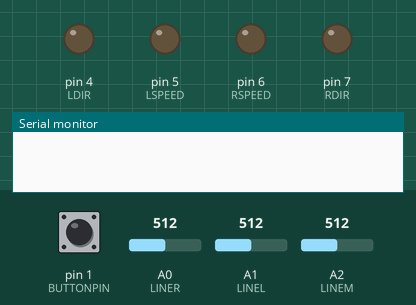
Bench run of a sketch on a simulated Arduino Uno, built with avr-gcc and run on an emulated ATmega328P. Parts: output pins drawn as LEDs (lit = HIGH), the last lines printed to the serial monitor. The inputs (shaded band) are chosen by the test bench; at power-on: pin 1 (BUTTONPIN) HIGH, A0 (LINER) = 512, A2 (LINEM) = 512, A1 (LINEL) = 512.

Above: at 0.8 s.
0.9 s: pin 1 (BUTTONPIN) pulled LOW for 0.15 s
At 2.2 s:
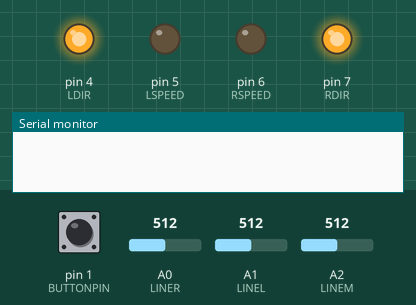
2.5 s: A0 (LINER) set to 983
4.0 s: A0 (LINER) set to 1007
At 5.2 s:
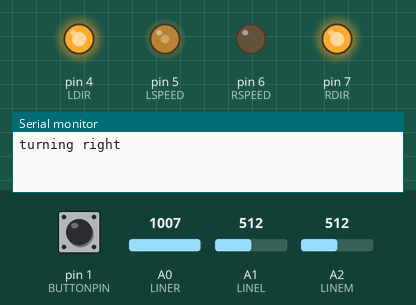
5.5 s: A2 (LINEM) set to 992
7.0 s: A2 (LINEM) set to 1012
At 8.4 s:
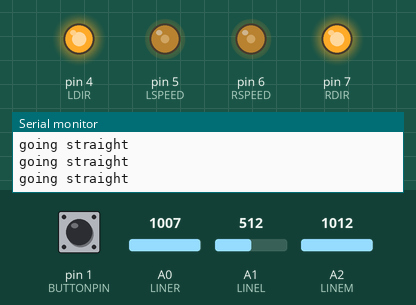
Timing chart, 0 to 9.5 s (numbered marks = the images above; inputs shaded):
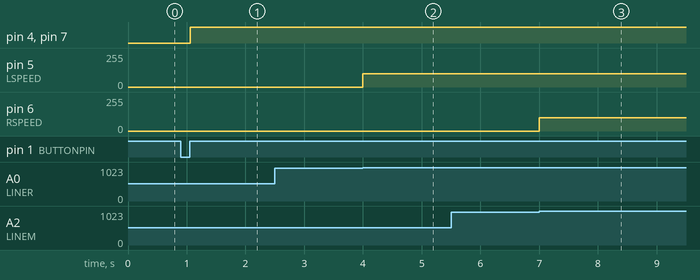

Measured:
- the behaviour switches between 999 and 1000 on A0 (LINER) (found by bisection; images 1 and 2)
- the behaviour switches between 999 and 1000 on A2 (LINEM) (found by bisection; images 2 and 3)
- after the input at 0.9 s, pin 4 (LDIR), pin 7 (RDIR): LOW → HIGH after 0.16 s
- after the input at 2.5 s, every drawn part: stays the same
- after the input at 4.0 s, pin 5 (LSPEED): 0/255 → 100/255 at once
- after the input at 5.5 s, every drawn part: stays the same
- after the input at 7.0 s, pin 6 (RSPEED): 0/255 → 100/255 at once

The sketch:

module_2_pt_2.ino
```cpp
#define LINEL A1
#define LINEM A2
#define LINER A0
#define RSPEED 6
#define RDIR 7
#define LSPEED  5
#define LDIR 4
#define BUTTONPIN 1

void setup() {
  // put your setup code here, to run once:
  pinMode(LINER, INPUT);
  pinMode(LINEM, INPUT);
  pinMode(LINEL, INPUT);

  pinMode(RSPEED, OUTPUT);
  pinMode(RDIR, OUTPUT);
  pinMode(LSPEED, OUTPUT);
  pinMode(LDIR, OUTPUT);

  analogWrite(RSPEED, 0);
  analogWrite(LSPEED, 0);

  while(1) {
    if (digitalRead(BUTTONPIN) == LOW) {
      break;
    }
  }
  while(1) {
    if (digitalRead(BUTTONPIN) == HIGH) {
      delay(10);
      if (digitalRead(BUTTONPIN) == HIGH) {
        break;
      }
    }
  }

  Serial.begin(9600);
}

void loop() {
  // put your main code here, to run repeatedly:
  digitalWrite(RDIR, HIGH);
  digitalWrite(LDIR, HIGH);
  if (analogRead(LINEM) >= 1000) {
    analogWrite(RSPEED, 100);
    analogWrite(LSPEED, 100);
    Serial.print("going straight\n");
  }
  else if (analogRead(LINER) >= 1000) {
    Serial.print("turning right\n");
    while(1) {
      analogWrite(RSPEED, 0);
      analogWrite(LSPEED, 100);
      if (analogRead(LINEM) >= 1000){
        analogWrite(RSPEED, 100);
        analogWrite(LSPEED, 100);
        break;
      }
    }
  }
  else if (analogRead(LINEL) >= 1000) {
    Serial.print("turning left\n");
    while(1) {
      analogWrite(RSPEED, 100);
      analogWrite(LSPEED, 0);
      if (analogRead(LINEM) >= 1000){
        analogWrite(RSPEED, 100);
        analogWrite(LSPEED, 100);
        break;
      }
    }
  }

}
```
